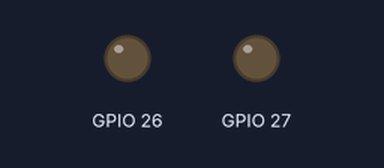
This sketch was run on a simulated ESP32. On the bench: output pins drawn as LEDs (lit = HIGH). WiFi joins after 1.5 s; servers stay silent unless stated; uploads are accepted with an empty reply; what the sketch prints to the serial monitor is not drawn.

Above: at 0.1 s.
At 10.3 s:
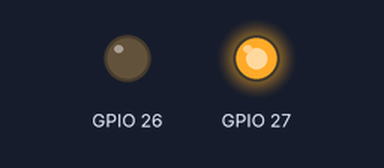
Timing chart, 0 to 11.8 s (numbered marks = the images above):
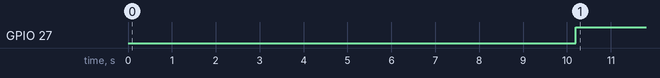

Measured:
- by itself, GPIO 27: LOW → HIGH at 10.2 s

The sketch:

finapi.ino
```cpp
/*
    Author: Damilare Adedoyin
*/
#include <WiFi.h>
#include <HTTPClient.h>
#include <Arduino_JSON.h>

const char* ssid = "YourWifiSSID";
const char* password = "***********";

class Stock {
  public: float list[6];
  private: int lossIndicator;
  private: int gainIndicator;
  private: unsigned long baudRate;
  public: HTTPClient http;
  public: int responseCode;
  public: JSONVar payloadObject;
  public: JSONVar keys;

  public: Stock(int _gainIndicator, int _lossIndicator, long _baudRate) {
      this->lossIndicator = _lossIndicator;
      this->gainIndicator = _gainIndicator;
      this->baudRate = _baudRate;
    }

    /*!
       @function init
       @abstract Initialize the PinModes, initial value of the Pins and the baudrate for serial communication
       @discussion This function initializes the output pins that would be used as indicators. It also initializes the serial communication port.
    */

    void init() {
      setOutputPin(this->lossIndicator);
      setOutputPin(this->gainIndicator);
      setPinLow(this->lossIndicator);
      setPinLow(this->gainIndicator);

      Serial.begin(this->baudRate);
    }

    /*!
      @function setOutputPin
      @abstract Set Pin to OutPut pin mode
      @discussion This function sets the mode of a pin to output.
      @param pin The desired pin
    */

    void setOutputPin (int pin) {
      pinMode(pin, OUTPUT);
    }

    /*!
      @function setPinLow
      @abstract Set Pin digital value to Low
      @discussion This function sets the pin digital value to give a low output.
      @param pin The desired pin
    */

    void setPinLow(int pin) {
      digitalWrite(pin, LOW);
    }

    /*!
      @function setPinHigh
      @abstract Set Pin digital value to Low
      @discussion This function sets the pin digital value to give a high output.
      @param pin The desired pin
    */
    void setPinHigh(int pin) {
      digitalWrite(pin, HIGH);
    }

    /*!
      @function gain
      @abstract Set the gain indicator and unset loss indicator
      @discussion This function displays a gain in price by setting the gain indicator and unsetting the loss indicator
    */

    void gain() {
      setPinHigh(this->gainIndicator);
      setPinLow(this->lossIndicator);
    }

    /*!
      @function loss
      @abstract Set the loss indicator and unset gain indicator
      @discussion This function displays a loss in price by setting the loss indicator and unsetting the gain indicator
    */

    void loss() {
      setPinHigh(this->lossIndicator);
      setPinLow(this->gainIndicator);
    }

    /*!
      @function comparePrice
      @abstract This function determines the status of a trade day
      @discussion This function determines whether the status of the current trade by comparing with the open price for the day
      @param openPrice The price at market open
      @param currentPrice The current market price
    */


    void comparePrice(int openPrice, int currentPrice) {
      if ((currentPrice - openPrice) > 0) {
        gain();
      } else {
        loss();
      }
    }

    /*!
      @function getStockValue
      @abstract Retrieve the stock information
      @discussion This function retrieves the stock information from the API
      @param apiUrl API URL
    */


    void getStockValue(String apiUrl) {
      this->http.begin(apiUrl.c_str());
      this->responseCode = getHttpResponseCode();
      parseData(this->responseCode);
    }

    /*!
      @function getHttpResponseCode
      @abstract This function gets the status code of the request
      @discussion This function gets the status code of the request (possible status codes are 200 OK, 404 Not found, etc)
    */


    int getHttpResponseCode() {
      int httpResponseCode = this->http.GET();
      return httpResponseCode;
    }

    /*!
      @function getKeys
      @abstract This function returns the keys of the payload Object
      @discussion This function returns the keys of the payload object.
    */

    JSONVar getKeys() {
      return this->payloadObject.keys();
    }

    /*!
      @function parseData
      @abstract This function tears down the response object
      @discussion This function parses the response object and compares the value.
      @param code The HTTP response code
    */

    void parseData(int code) {
      if (code > 0) {
        this->payloadObject = JSON.parse(http.getString());

        if (JSON.typeof(this->payloadObject) == "undefined") {
          Serial.println("Parsing input failed!");
          return;
        }

        this->keys = getKeys();

        int currentPrice = this->payloadObject["c"];
        int openPrice = this->payloadObject["o"];

        comparePrice(openPrice, currentPrice);

        for (int i = 0; i < keys.length(); i++) {
          this->list[i] = double(this->payloadObject[keys[i]]);
        }

      }
      else {
        Serial.print("Error code: ");
        Serial.println(code);
      }
    }
};

/*!
    @var apiUrl
    @abstract URL of the Stock Market Price API (Using https://finnhub.io/)
*/
String apiUrl = "https://finnhub.io/api/v1/quote?symbol=TSLA&token=";

/*!
    @var token
    @abstract API token from finnhub (https://finnhub.io/)
*/
String token = "*************************";
/*!
    @var lastTime
    @abstract Measure of time used
    @discussion This variable will help in setting the rate limits. Unsigned long because the value will get bigger as time passes.
*/

unsigned long lastTime = 0;

/*!
    @var timerDelay
    @abstract Delay in microseconds to space out API requests
*/
unsigned long timerDelay = 10000;

/*!
    @var OUTPUT26
    @abstract Pin Number for Gain Indication
*/
const int OUTPUT26 = 26;

/*!
    @var OUTPUT26
    @abstract Pin Number for Loss Indication
*/
const int OUTPUT27 = 27;

/*!
    @var baud
    @abstract Set Baud rate
*/
const long baud = 115200;

Stock TSLA(OUTPUT26, OUTPUT27, baud);

void setup() {
  //Call init function to initialise the pins in order to allow time for the hardware to settle to a stable state before being used.
  TSLA.init();
  WiFi.begin(ssid, password);
  Serial.println("Connecting");
  while (WiFi.status() != WL_CONNECTED) {
    delay(500);
    Serial.print(".");
  }
  Serial.println("");
  Serial.print("Connected to WiFi network with IP Address: ");
  Serial.println(WiFi.localIP());

  Serial.println("Timer set to 5 seconds (timerDelay variable), it will take 5 seconds before publishing the first reading.");
}

void loop() {
  //Send an HTTP POST request every 10 minutes
  if ((millis() - lastTime) > timerDelay) {
    //Check WiFi connection status
    if (WiFi.status() == WL_CONNECTED) {
      HTTPClient http;

      String serverPath = apiUrl + token;
      TSLA.getStockValue(serverPath);

      if (TSLA.responseCode > 0) {
        Serial.print("HTTP Response code: ");
        Serial.println(TSLA.responseCode);

        Serial.print("JSON object = ");
        Serial.println(TSLA.payloadObject);

        for (int i = 0; i < TSLA.keys.length(); i++) {
          Serial.print(TSLA.keys[i]);
          Serial.print(" = ");
          Serial.println(TSLA.list[i]);
        }

      }
      // Free resources
      http.end();
    }
    else {
      Serial.println("WiFi Disconnected");
    }
    lastTime = millis();
  }
}
```
